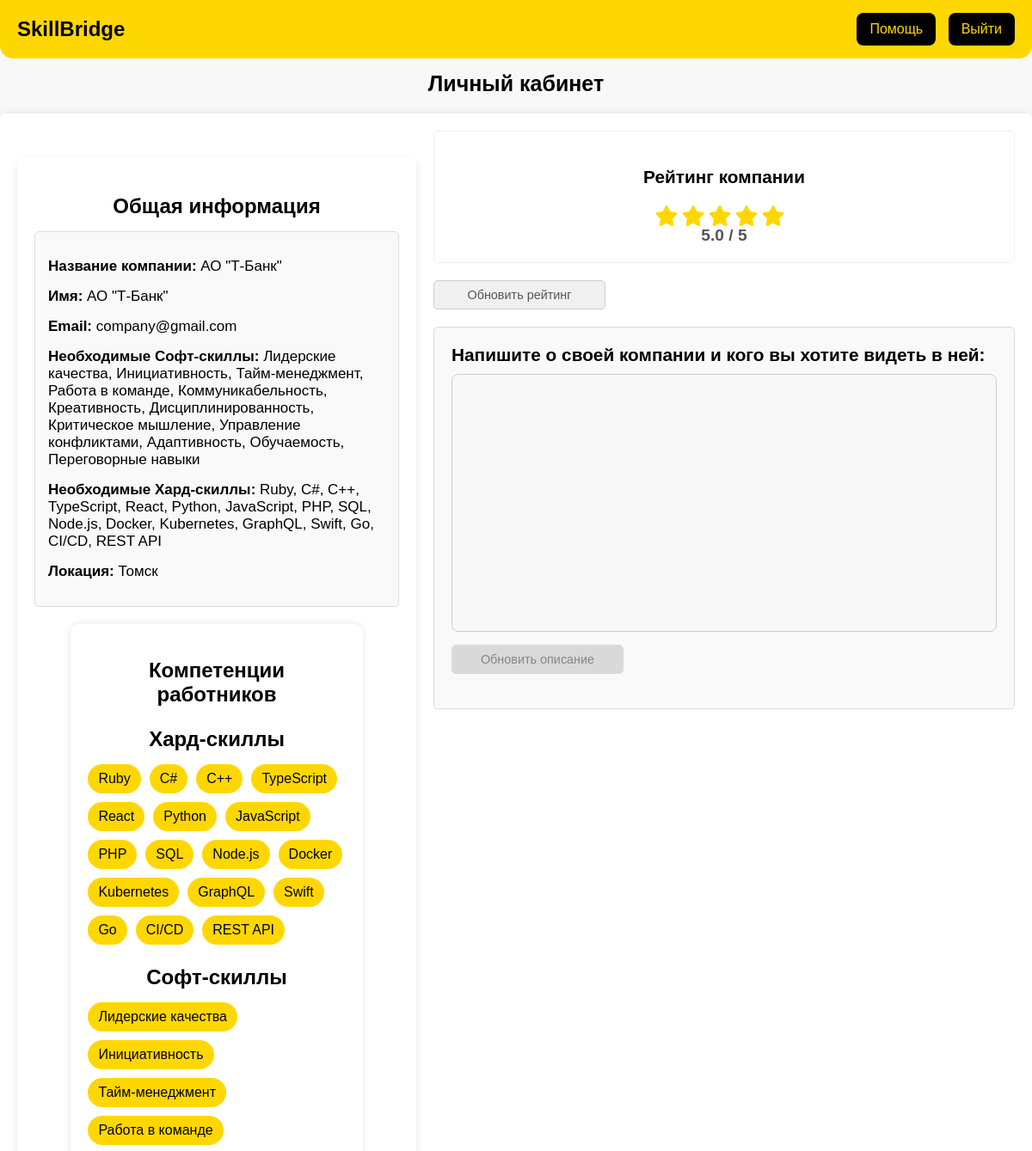
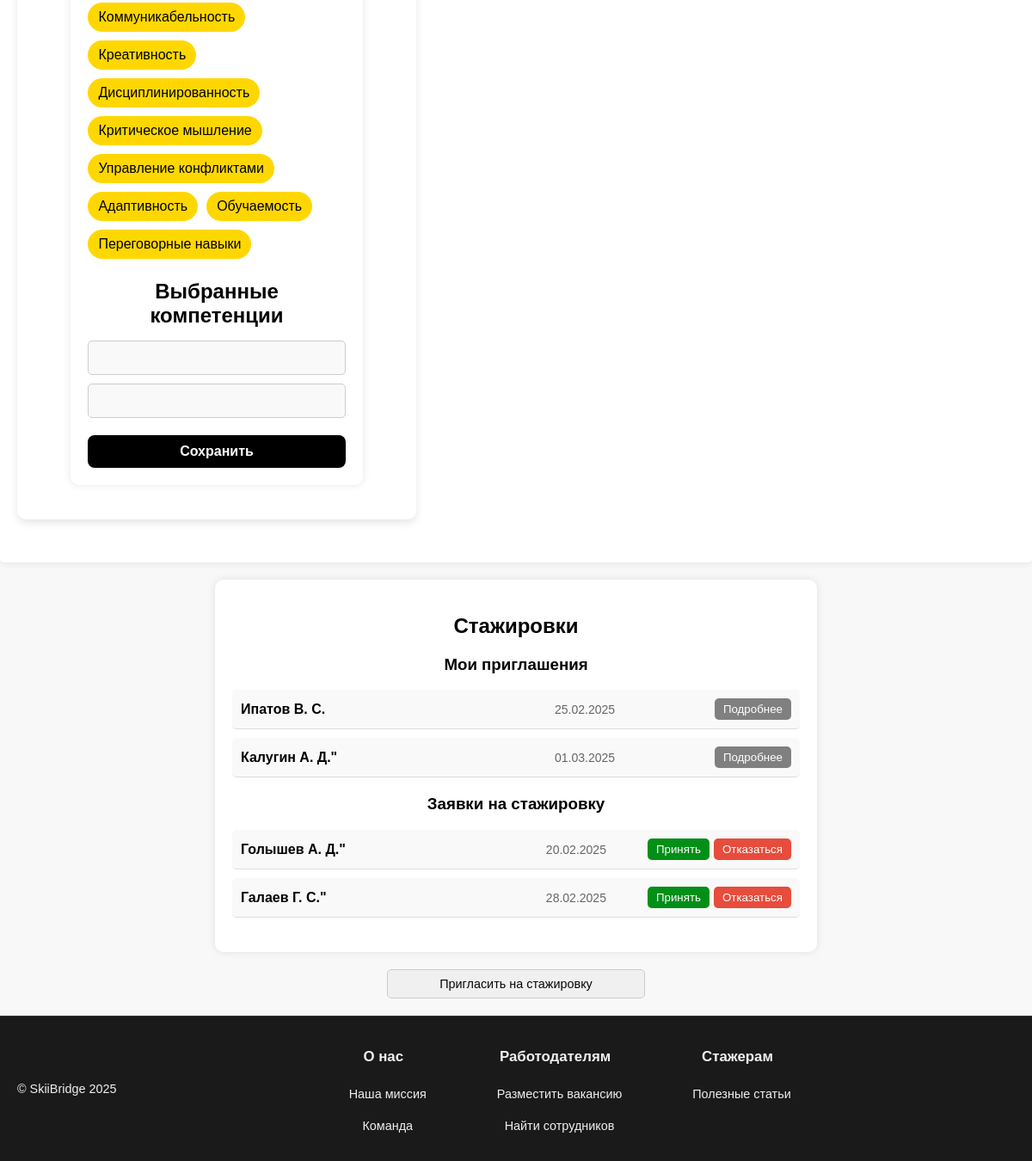
/profile_employer (signed in), run on the app's committed database (2 pictures, top to bottom).
### tables this page shows
CREATE TABLE comp (
            id INTEGER PRIMARY KEY AUTOINCREMENT,
            comp_name TEXT NOT NULL,
            email TEXT NOT NULL UNIQUE,
            password TEXT NOT NULL,
            hard_skills TEXT,
            soft_skills TEXT,
            description TEXT,
            location TEXT,
            hardskill_score INTEGER,  -- Баллы за hardskill
            softskill_score INTEGER,  -- Баллы за softskill
            location_score INTEGER,   -- Баллы за location
            rating DOUBLE,
            id_request INTEGER,
            FOREIGN KEY (id_request) REFERENCES request(id)
        );

### main.py (the view)
@app.route("/profile_employer")
def profile_employer_page():
    if 'email' not in session:
        app.logger.warning("Unauthorized access attempt to employer profile")
        return redirect(url_for('first_page'))
    app.logger.debug(f"Employer profile accessed by {session['email']}")
    email = session['email']
    company = get_company_by_email(email)
    app.logger.debug(f"Employer profile accessed by {session['email']}")
    if not company:
        flash('Компания не найден.')
        return redirect(url_for('first_page'))
    return render_template("profile_employer.html", company=company)

### DB.py (called while the page is built)
def get_company_by_email(email):
    conn = sqlite3.connect('people_db.db')
    cursor = conn.cursor()
    cursor.execute('SELECT * FROM comp WHERE email = ?', (email,))
    company = cursor.fetchone()
    cursor.close()
    conn.close()
    return company

### main.py (called while the page is built)
@app.after_request
def add_no_cache_headers(response):
    if 'Cache-Control' not in response.headers:
        response.headers['Cache-Control'] = 'no-store, no-cache, must-revalidate, max-age=0'
        response.headers['Pragma'] = 'no-cache'
        response.headers['Expires'] = '-1'
    return response

### templates/profile_employer.html (shortened to what this page needs)
<!DOCTYPE html>
<html lang="ru">
<head>
    <link rel="stylesheet" href="{{ url_for('static', filename='styles.css') }}">
    <link rel="stylesheet" href="https://cdnjs.cloudflare.com/ajax/libs/font-awesome/6.0.0/css/all.min.css" />
</head>
<body>
    <div class="header">
        <div class="logo">SkillBridge</div>
        <div class="header-buttons">
            <button onclick="openSupportModal()">Помощь</button>
            {% if 'email' in session %}
                <button onclick="logout()">Выйти</button>
            {% else %}
                <button id="login-btn">Вход</button>
            {% endif %}
        </div>
    </div>
    <h1 class="page__title">Личный кабинет</h1>
    <div class="container">
    <div class="information container__information1">
        <h3>Общая информация</h3>
        <div class="user-info">
            <p><strong>Название компании:</strong> <span id="user-name">{{ company[1] }}</span> </p>
            <p><strong>Имя:</strong> <span id="user-name">{{ company[1] }}</span> </p>
            <p><strong>Email:</strong> <span id="user-email">{{ company[2] }}</span> </p>
            <p><strong>Необходимые Софт-скиллы:</strong> <span id="company">{{ company[5] }}</span> </p>
            <p><strong>Необходимые Хард-скиллы:</strong> <span id="description">{{ company[4] }}</span> </p>
            <p><strong>Локация:</strong> <span id="user-email">Томск</span> </p>
        </div>
        <div class="skills-container">
            <h2>Компетенции работников</h2>
            <div class="skills-section">
                <h3>Хард-скиллы</h3>
                <div class="skills-list" id="hard-skills">
                    <span class="skill" onclick="selectSkill(this, 'selected-hard-skills')">Ruby</span>
                    <span class="skill" onclick="selectSkill(this, 'selected-hard-skills')">C#</span>
                    <span class="skill" onclick="selectSkill(this, 'selected-hard-skills')">C++</span>
                    <span class="skill" onclick="selectSkill(this, 'selected-hard-skills')">TypeScript</span>
                    <span class="skill" onclick="selectSkill(this, 'selected-hard-skills')">React</span>
                    <span class="skill" onclick="selectSkill(this, 'selected-hard-skills')">Python</span>
                    <span class="skill" onclick="selectSkill(this, 'selected-hard-skills')">JavaScript</span>
                    <span class="skill" onclick="selectSkill(this, 'selected-hard-skills')">PHP</span>
                    <span class="skill" onclick="selectSkill(this, 'selected-hard-skills')">SQL</span>
                    <span class="skill" onclick="selectSkill(this, 'selected-hard-skills')">Node.js</span>
                    <span class="skill" onclick="selectSkill(this, 'selected-hard-skills')">Docker</span>
                    <span class="skill" onclick="selectSkill(this, 'selected-hard-skills')">Kubernetes</span>
                    <span class="skill" onclick="selectSkill(this, 'selected-hard-skills')">GraphQL</span>
                    <span class="skill" onclick="selectSkill(this, 'selected-hard-skills')">Swift</span>
                    <span class="skill" onclick="selectSkill(this, 'selected-hard-skills')">Go</span>
                    <span class="skill" onclick="selectSkill(this, 'selected-hard-skills')">CI/CD</span>
                    <span class="skill" onclick="selectSkill(this, 'selected-hard-skills')">REST API</span>
                </div>
            </div>
            <div class="skills-section">
                <h3>Софт-скиллы</h3>
                <div class="skills-list" id="soft-skills">
                    <span class="skill" onclick="selectSkill(this, 'selected-soft-skills')">Лидерские качества</span>
                    <span class="skill" onclick="selectSkill(this, 'selected-soft-skills')">Инициативность</span>
                    <span class="skill" onclick="selectSkill(this, 'selected-soft-skills')">Тайм-менеджмент</span>
                    <span class="skill" onclick="selectSkill(this, 'selected-soft-skills')">Работа в команде</span>
                    <span class="skill" onclick="selectSkill(this, 'selected-soft-skills')">Коммуникабельность</span>
                    <span class="skill" onclick="selectSkill(this, 'selected-soft-skills')">Креативность</span>
                    <span class="skill" onclick="selectSkill(this, 'selected-soft-skills')">Дисциплинированность</span>
                    <span class="skill" onclick="selectSkill(this, 'selected-soft-skills')">Критическое мышление</span>
                    <span class="skill" onclick="selectSkill(this, 'selected-soft-skills')">Управление конфликтами</span>
                    <span class="skill" onclick="selectSkill(this, 'selected-soft-skills')">Адаптивность</span>
                    <span class="skill" onclick="selectSkill(this, 'selected-soft-skills')">Обучаемость</span>
                    <span class="skill" onclick="selectSkill(this, 'selected-soft-skills')">Переговорные навыки</span>
                </div>
            </div>
            <h3>Выбранные компетенции</h3>
            <div class="selected-skills-list">
                <div id="selected-hard-skills" class="selected-skills"></div>
                <div id="selected-soft-skills" class="selected-skills"></div>
            </div>
            <div class="save">
                <button class="save-button" onclick="saveSkills()">Сохранить</button>
            </div>
        </div>
    </div>
<div class="right-column">
    <div class="container__information2">
        <h3>Рейтинг компании</h3>
        <div class="star-rating">
            <i class="fa fa-star" aria-hidden="true"></i>
            <i class="fa fa-star" aria-hidden="true"></i>
            <i class="fa fa-star" aria-hidden="true"></i>
            <i class="fa fa-star" aria-hidden="true"></i>
            <i class="fa fa-star" aria-hidden="true"></i>
        </div>
        <span class="rating-value"></span>
    </div>
    <button class="updateRatingButton" id="updateRatingButton">Обновить рейтинг</button>
<div class="form container__information3 ">
    <label class="field form__field">
        <span class="field__title">Напишите о своей компании и кого вы хотите видеть в ней:</span>
        <textarea class="field__textarea" name="О себе"></textarea>
      </label>
      <button class="updateDescriptionButton" id="updateDescriptionButton" disabled>Обновить описание</button>
</div>
</div>
</div>
<div class="list">
    <div class="internship-container">
        <h2>Cтажировки</h2>
        <div class="internship-section">
            <h3>Мои приглашения</h3>
            <ul class="internship-list">
                <li class="internship-item">
                    <span class="company-name">Ипатов В. С.</span>
                    <span class="internship-date">25.02.2025</span>
                    <div class="buttons">
                        <button class="additionaly">Подробнее</button>
                    </div>
                </li>
                <li class="internship-item">
                    <span class="company-name">Калугин А. Д."</span>
                    <span class="internship-date">01.03.2025</span>
                    <div class="buttons">
                        <button class="additionaly">Подробнее</button>
                    </div>
                </li>
            </ul>
        </div>
        <div class="internship-section">
            <h3>Заявки на стажировку</h3>
            <ul class="internship-list">
                <li class="internship-item">
                    <span class="company-name">Голышев А. Д."</span>
                    <span class="internship-date">20.02.2025</span>
                    <div class="buttons">
                        <button class="accept">Принять</button>
                        <button class="decline">Отказаться</button>
                    </div>
                </li>
                <li class="internship-item">
                    <span class="company-name">Галаев Г. С."</span>
                    <span class="internship-date">28.02.2025</span>
                    <div class="buttons">
                        <button class="accept">Принять</button>
                        <button class="decline">Отказаться</button>
                    </div>
                </li>
            </ul>
        </div>
    </div>
</div>
<div class="invite__container">
    <button class="invite__button">Пригласить на стажировку</button>
</div>
<footer>
    <div class="footer-content">
      <div class="footer-left">
        <p>&copy; SkiiBridge 2025</p>
      </div>
      <div class="footer-center">
        <div class="footer-section">
          <h3>О нас</h3>
          <a href="#" class="footer-button">Наша миссия</a>
          <a href="#" class="footer-button">Команда</a>
        </div>
        <div class="footer-section">
          <h3>Работодателям</h3>
          <a href="#" class="footer-button">Разместить вакансию</a>
          <a href="#" class="footer-button">Найти сотрудников</a>
        </div>
        <div class="footer-section">
          <h3>Стажерам</h3>
          <a href="#" class="footer-button">Полезные статьи</a>
        </div>
      </div>
    </div>
  </footer>
    </body>
</html>

### data on the page
comp: comp_name "АО \"Т-Банк\"", email "company@gmail.com", soft_skills "Лидерские качества, Инициативность, Тайм-менеджмент, Работа в команде, Коммуникабельность, Креативность, Дисциплинированность, Критическое мышление, Управление конфликтами, Адаптивность, Обучаемость, Переговорные навыки", hard_skills "Ruby, C#, C++, TypeScript, React, Python, JavaScript, PHP, SQL, Node.js, Docker, Kubernetes, GraphQL, Swift, Go, CI/CD, REST API"
